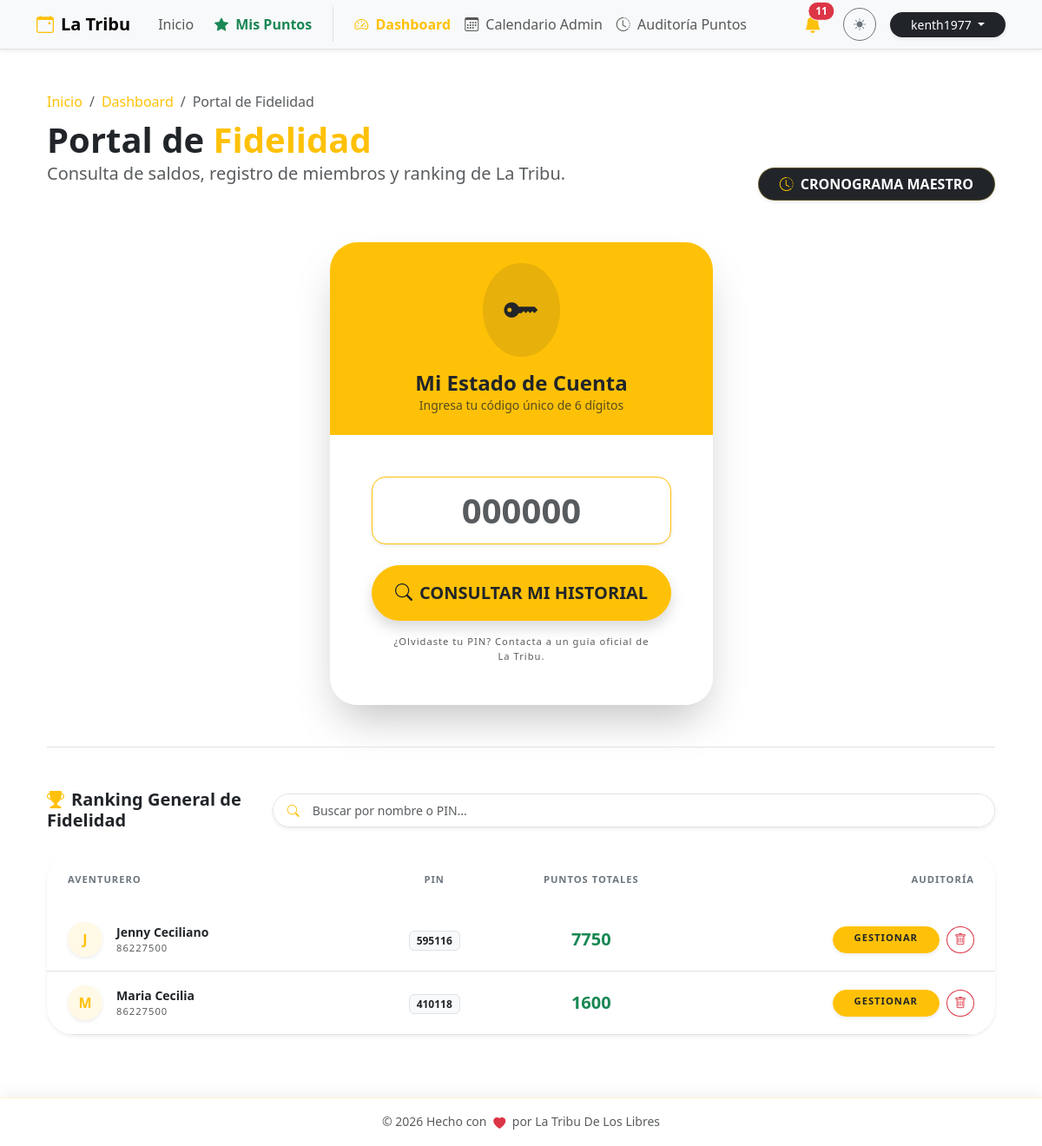
Before: /admin/puntos/ranking (signed in) with the older database file.
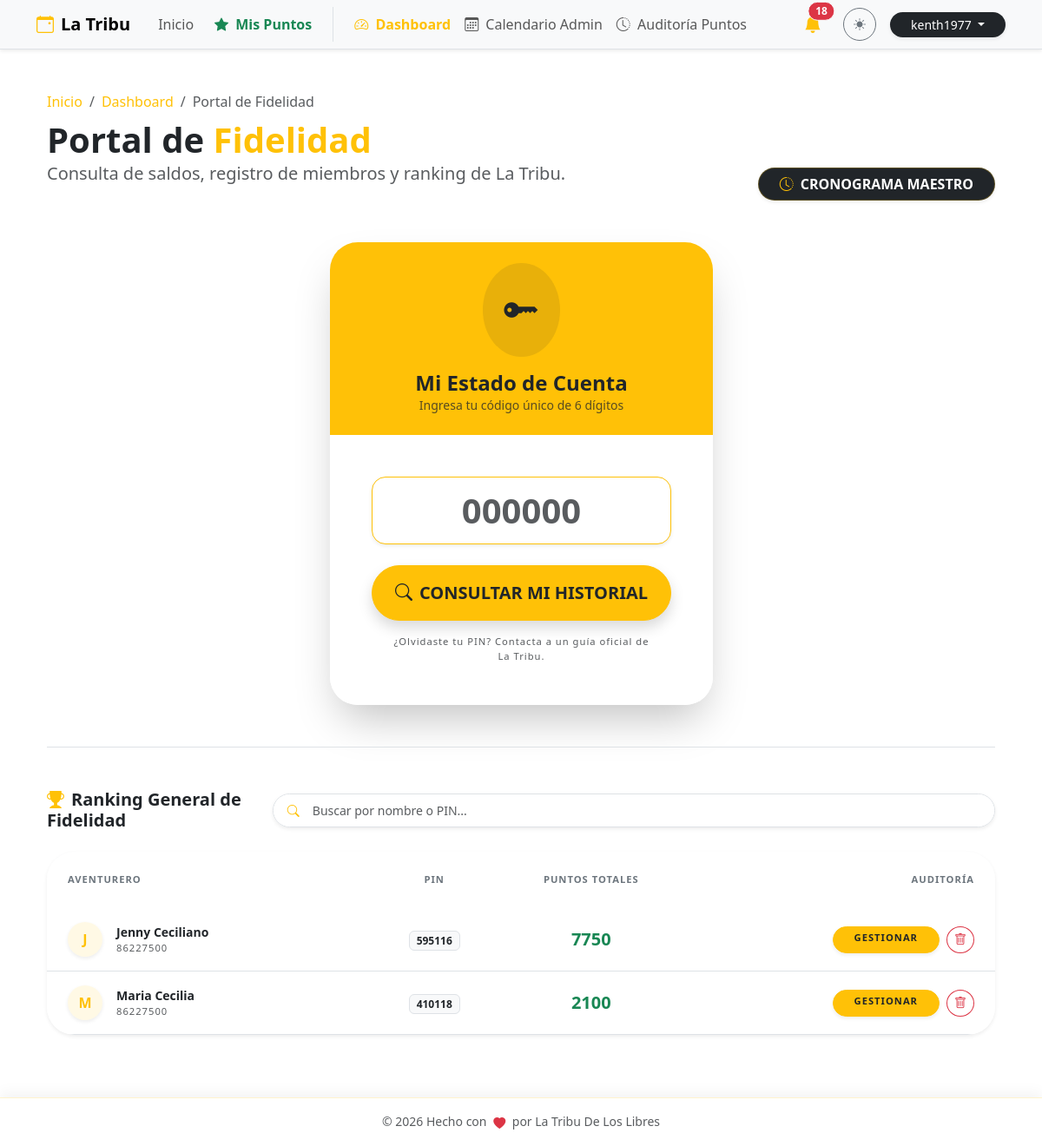
After: the same page with the newer database file.
### db.py (models this page shows)
class Member(db.Model):
    __tablename__ = 'member'
    id = db.Column(db.Integer, primary_key=True)
    pin = db.Column(db.String(6), unique=True, nullable=False)
    nombre = db.Column(db.String(100), nullable=False)
    apellido1 = db.Column(db.String(100), nullable=False)
    apellido2 = db.Column(db.String(100))
    telefono = db.Column(db.String(20))
    birth_date = db.Column(db.Date)
    puntos_totales = db.Column(db.Integer, default=0)
    ultimo_regalo_bday = db.Column(db.Integer, default=0) # Año del último regalo
    bookings = db.relationship('Booking', backref='member', lazy=True)
    logs = db.relationship('PointLog', backref='member', lazy=True)

### puntos.py (the view)
@puntos_bp.route('/ranking')
@login_required
def historial_global():
    if not current_user.is_superuser:
        flash('Acceso restringido a líderes.', 'danger')
        return redirect(url_for('main.home'))
    members = Member.query.order_by(Member.puntos_totales.desc()).all()
    return render_template('puntos.html',
                         members=members,
                         selected_member=None,
                         is_global_schedule=False)

### app.py (called while the page is built)
@login_manager.user_loader
def load_user(user_id):
    try:
        return User.query.get(int(user_id))
    except (TypeError, ValueError, Exception):
        return None

@app.before_request
def force_https():
    if request.headers.get('X-Forwarded-Proto') == 'http':
        url = request.url.replace('http://', 'https://', 1)
        return redirect(url, code=301)

### templates/puntos.html (shortened to what the changed rows need)
    {% extends "base.html" %}
    {% block content %}
    <div class="container py-4">
        <div class="row mb-5 align-items-end animate__animated animate__fadeIn">
            <div class="col-md-7">
                <h1 class="display-6 fw-bold mb-0">
                    {% if is_global_schedule %}
                        Cronograma <span class="text-warning">Maestro</span>
                    {% elif selected_member %}
                        Estado de Cuenta: <span class="text-warning">{{ selected_member.nombre }}</span>
                    {% else %}
                        Portal de <span class="text-warning">Fidelidad</span>
                    {% endif %}
                </h1>
            </div>
        </div>
        {% if is_global_schedule %}
        <div class="card border-0 shadow-lg rounded-5 overflow-hidden animate__animated animate__fadeIn">
            <div class="card-body p-0">
                <div class="table-responsive">
                    <table class="table table-hover align-middle mb-0">
                        <thead class="bg-body-tertiary">
                            <tr>
                                <th class="border-0 px-4 py-3 text-secondary x-small fw-bold text-uppercase">Fecha / Hora</th>
                                <th class="border-0 py-3 text-secondary x-small fw-bold text-uppercase">Miembro (PIN)</th>
                                <th class="border-0 py-3 text-secondary x-small fw-bold text-uppercase text-center">Tipo</th>
                                <th class="border-0 py-3 text-secondary x-small fw-bold text-uppercase">Concepto / Detalle</th>
                                <th class="border-0 py-3 text-secondary x-small fw-bold text-uppercase text-end pe-4">Impacto</th>
                            </tr>
                        </thead>
                        <tbody>
                            {% if logs %}
                                {% for log in logs %}
                                <tr class="animate__animated animate__fadeIn" style="animation-delay: {{ loop.index0 * 0.05 }}s">
                                    <td class="px-4 py-3">
                                        <span class="fw-medium small text-body">{{ log.fecha.strftime('%d %b, %y') }}</span><br>
                                        <small class="text-muted" style="font-size: 0.6rem;">{{ log.fecha.strftime('%H:%M:%S') }}</small>
                                    </td>
                                    <td>
                                        <div class="fw-bold text-body small">{{ log.member }}</div>
                                        <span class="badge bg-light text-dark border x-small" style="font-size: 0.6rem;">{{ log.pin }}</span>
                                    </td>
                                    <td class="text-center">
                                        <span class="badge bg-light text-dark border px-3 py-1 rounded-pill x-small fw-bold">{{ log.tipo }}</span>
                                    </td>
                                    <td class="small text-muted">{{ log.detalle }}</td>
                                    <td class="text-end pe-4">
                                        <span class="fw-bold fs-5 {{ log.color }}">
                                            {% if log.monto > 0 %}+{% endif %}{{ log.monto }}
                                        </span>
                                    </td>
                                </tr>
                                {% endfor %}
                            {% else %}
                                <tr>
                                    <td colspan="5" class="text-center py-5 text-muted">
                                        <i class="bi bi-info-circle display-4 d-block mb-3 opacity-25"></i>
                                        No hay registros globales en el cronograma.
                                    </td>
                                </tr>
                            {% endif %}
                        </tbody>
                    </table>
                </div>
            </div>
        </div>
        {% else %}
            {% if current_user.is_authenticated and current_user.is_superuser %}
                <div class="mt-5 pt-5 border-top animate__animated animate__fadeInUp">
                    <div class="card border-0 shadow-sm rounded-5 bg-body overflow-hidden">
                        <div class="card-body p-0">
                            <div class="table-responsive">
                                <table class="table table-hover align-middle mb-0" id="membersTable">
                                    <thead class="bg-body-tertiary">
                                        <tr>
                                            <th class="border-0 px-4 py-4 text-secondary x-small fw-bold text-uppercase">Aventurero</th>
                                            <th class="border-0 py-4 text-secondary x-small fw-bold text-uppercase text-center">PIN</th>
                                            <th class="border-0 py-4 text-secondary x-small fw-bold text-uppercase text-center">Puntos Totales</th>
                                            <th class="border-0 py-4 text-secondary x-small fw-bold text-uppercase text-end pe-4">Auditoría</th>
                                        </tr>
                                    </thead>
                                    <tbody>
                                        {% if members %}
                                            {% for member in members %}
                                            <tr class="ranking-row">
                                                <td class="px-4 py-3">
                                                    <div class="d-flex align-items-center">
                                                        <div class="avatar-xs me-3 bg-warning bg-opacity-10 text-warning rounded-circle d-flex align-items-center justify-content-center fw-bold shadow-sm" style="width: 40px; height: 40px;">
                                                            {{ member.nombre[0] if member.nombre else '?' }}
                                                        </div>
                                                        <div>
                                                            <div class="fw-bold text-body small member-name-cell">{{ member.nombre }} {{ member.apellido1 }}</div>
                                                            <div class="x-small text-muted">{{ member.telefono }}</div>
                                                        </div>
                                                    </div>
                                                </td>
                                                <td class="text-center"><span class="badge bg-light text-dark border small member-pin-cell">{{ member.pin }}</span></td>
                                                <td class="text-center fw-bold text-success fs-5">{{ member.puntos_totales }}</td>
                                                <td class="text-end pe-4">
                                                    <div class="d-flex justify-content-end gap-2">
                                                        <a href="{{ url_for('puntos.detalle_miembro', member_id=member.id) }}" class="btn btn-warning btn-sm rounded-pill shadow-sm py-1 px-4 x-small fw-bold text-dark">GESTIONAR</a>
                                                        <button class="btn btn-outline-danger btn-sm rounded-circle" data-bs-toggle="modal" data-bs-target="#deleteUserModal{{ member.id }}">
                                                            <i class="bi bi-trash"></i>
                                                        </button>
                                                    </div>
                                                </td>
                                            </tr>
                                            {% endfor %}
                                        {% endif %}
                                    </tbody>
                                </table>
                            </div>
                        </div>
                    </div>
                </div>
            {% endif %}
        {% endif %}
    </div>
    {% endblock %}

### templates/base.html (shortened to what the changed rows need)
<!DOCTYPE html>
<html lang="es" data-bs-theme="light">
<head>
    <link href="https://cdn.jsdelivr.net/npm/bootstrap@5.3.2/dist/css/bootstrap.min.css" rel="stylesheet">
    <link rel="stylesheet" href="https://cdn.jsdelivr.net/npm/bootstrap-icons@1.11.1/font/bootstrap-icons.css">
    <link rel="stylesheet" href="https://cdnjs.cloudflare.com/ajax/libs/animate.css/4.1.1/animate.min.css"/>
</head>
<body>
    <nav class="navbar navbar-expand-lg bg-body-tertiary border-bottom sticky-top shadow-sm">
        <div class="container">
            <div class="collapse navbar-collapse" id="navbarNav">
                <div class="d-flex align-items-center gap-3 mt-3 mt-lg-0">
                    {% if current_user.is_authenticated and current_user.is_superuser %}
                    <div class="dropdown">
                        <button class="btn btn-link position-relative text-dark p-0 me-2" type="button" data-bs-toggle="dropdown" aria-expanded="false">
                            <i class="bi bi-bell-fill fs-5 text-warning"></i>
                            {% if admin_unread_count > 0 %}
                            <span class="position-absolute top-0 start-100 translate-middle badge rounded-pill bg-danger border border-light animate__animated animate__pulse animate__infinite">
                                {{ admin_unread_count }}
                            </span>
                            {% endif %}
                        </button>
                    </div>
                    {% endif %}
                </div>
            </div>
        </div>
    </nav>
    <main class="container py-4">
        {% block content %}{% endblock %}
    </main>
</body>
</html>

Changed rows visible on the page:
changed Member "Maria": puntos_totales "1600" → "2100"
Other visible differences:
{{ admin_unread_count }}: "11" → "18"
